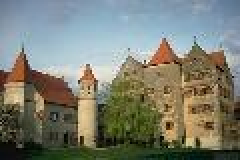
#> input picture TP1/Atelier_1/ImageRequete.jpg, 120 x 80 px (shown 2 times larger)
$ python code.py
#> lines starting #> are read from the running program, lines starting #| are printed output that depends on the picture
# -*- coding: utf-8 -*-
"""
Created on Thu Oct  3 00:06:57 2019

@author: user
"""

import pandas as pd
import numpy as np
import matplotlib.pyplot as plt
from skimage.io import imread, imshow
import csv


image = imread('ImageRequete.jpg')
#> image is the input picture: shape (80, 120, 3); mean R, G, B 123.8, 126.5, 114.3
feature_matrix = np.zeros((660,450))
feature_matrix.shape
imshow(image)

output = open("index.csv", "w")
for i in range(0,image.shape[0]):
    for j in range(0,image.shape[1]):
        feature_matrix[i][j] = ( (int(image[i,j,0]) + int(image[i,j,1]) + int(image[i,j,2]))/3)
        print(feature_matrix[i][j])
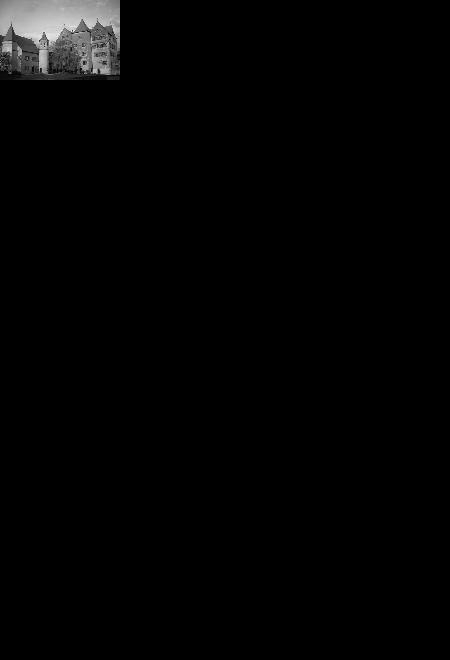
#> feature_matrix: shape (660, 450) float64; min 0, max 241.7, mean 3.9


A = np.squeeze(np.asarray(feature_matrix))
with open('people.csv', 'w') as writeFile:
#> (the run stopped early here; a loop or call above may not have finished)
